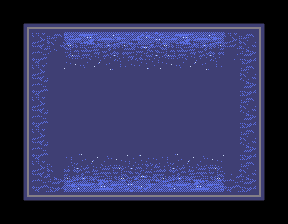

A 2D game scene composited from a Tiled map and its tileset images. What follows is a short description and the map's XML, with every tile layer's data as written:
An orthogonal 9x7 tile map with 32x32 px tiles, 1 tile layer (Tile Layer 1), 2 tilesets.

<map version="1.5" tiledversion="1.7.0" orientation="orthogonal" renderorder="right-down" width="9" height="7" tilewidth="32" tileheight="32" infinite="0" nextlayerid="2" nextobjectid="1">
 <tileset firstgid="1" source="../../../tilesets/gather_floors_1.x.tsx" />
 <tileset firstgid="4641" source="../../../tilesets/gather_islands_1.x.tsx" />
 <layer id="1" name="Tile Layer 1" width="9" height="7">
  <data encoding="csv">
3221226070,1610613294,1610613294,1610613294,1610613294,1610613294,1610613294,1610613294,1610613334,
3221226030,4648,3221226315,3221226314,3221226313,3221226315,3221226314,4649,558,
3221226030,4667,3221226275,3221226274,3221226273,3221226275,3221226274,4665,558,
3221226030,4667,762,763,761,762,763,4665,558,
3221226030,4667,802,803,801,802,803,4665,558,
3221226030,4668,842,843,841,842,843,4669,558,
2684355158,2684355118,2684355118,2684355118,2684355118,2684355118,2684355118,2684355118,598
</data>
 </layer>
</map>
